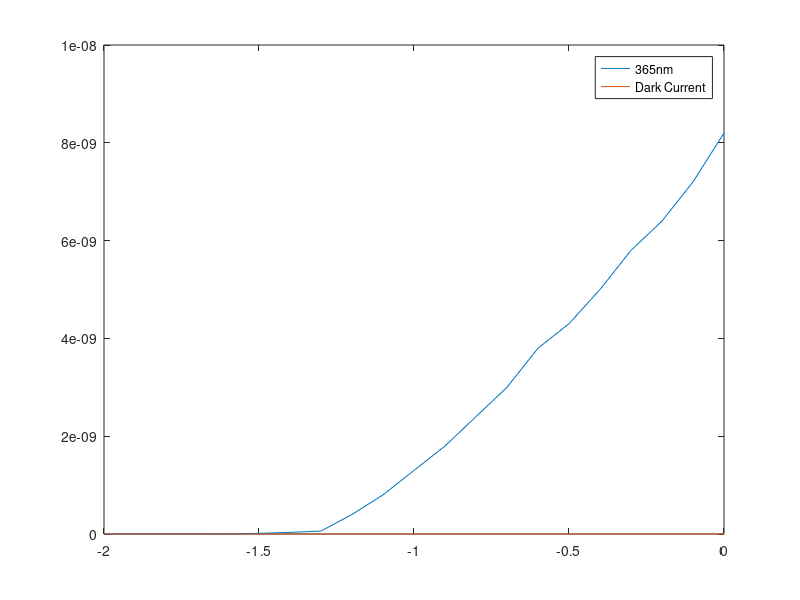
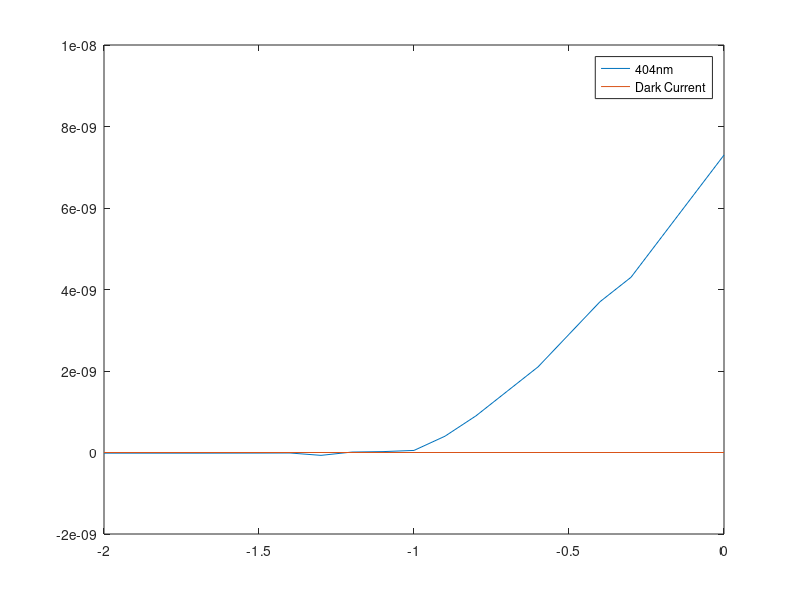
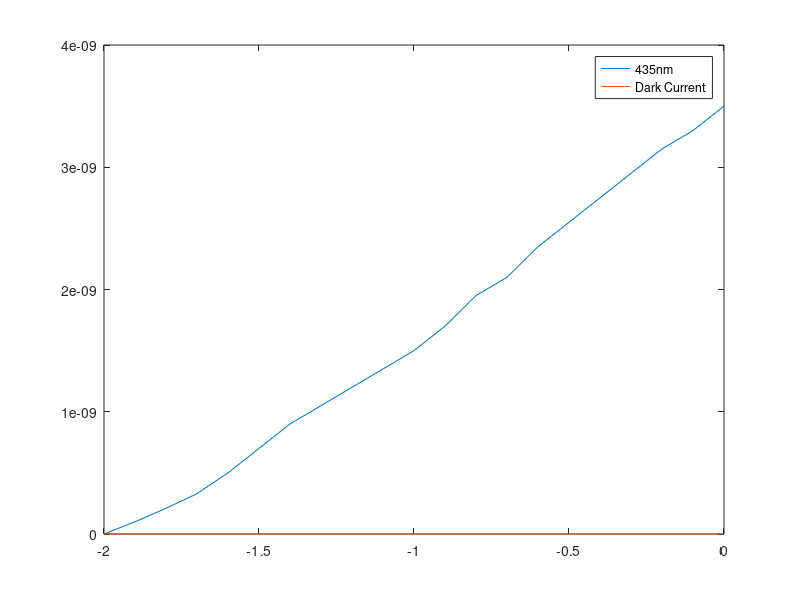
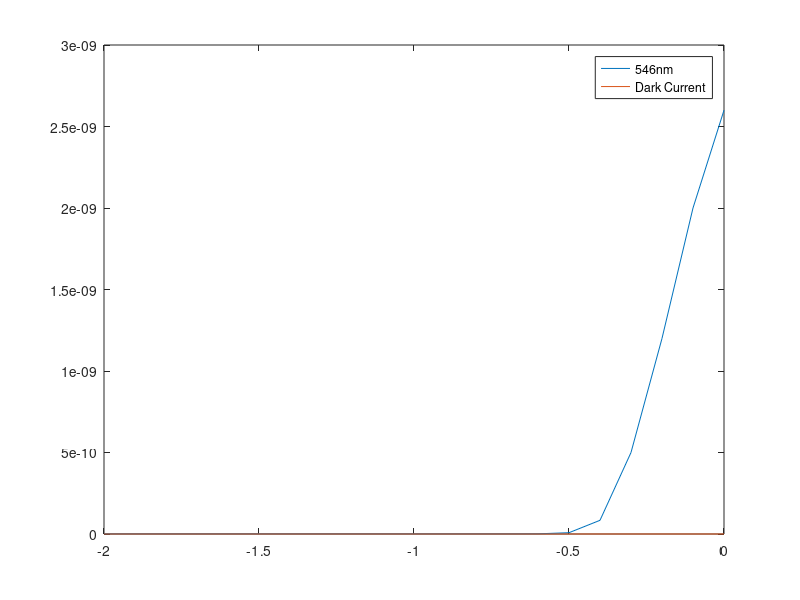

The MATLAB script that drew these images, in order:
clear all; close all;
% Filters
Voltage = [0,-.1,-.2,-.3,-.4,-.5,-.6,-.7,-.8,-.9,-1,-1.1,-1.2,-1.3,-1.4,-1.5,-1.6,-1.7,-1.8,-1.9,-2];
DarkCurrent = [0,0,0,0,0,0,0,0,0,0,0,0,0,0,0,0,0,0,0,0,0];
Current577 = [49,33,20,10,2,0,0,0,0,0,0,0,0,0,0,0,0,0,0,0,0].*10^-11;
Current435 = [35,33,31.5,29.5,27.5,25.5,23.5,21,19.5,17,15,13.5,12,10.5,9,7,5,3.3,2.1,1,0]*10^-10;
Current365 = [82,72,64,58,50,43,38,30,24,18,13,8,4,.6,.33,.13,.06,0,0,0,0]*10^-10;
Current546 = [26,20,12,5,.84,.08,.012,.008,.008,.008,.008,.008,.008,.008,.008,.008,.008,.008,.008,.008,.008]*10^-10;
Current404 = [73,63,53,43,37,29,21,15,9,4,.51,.22,.11,-.7,-.12,-.14,-.15,-.16,-.16,-.16,-.16]*10^-10;

figure(1)
plot(Voltage,Current365)
hold on
plot(Voltage,DarkCurrent)
legend('365nm','Dark Current')

figure(2)
plot(Voltage,Current404)
hold on
plot(Voltage,DarkCurrent)
legend('404nm','Dark Current')

figure(3)
plot(Voltage,Current435)
hold on
plot(Voltage,DarkCurrent)
legend('435nm','Dark Current')

figure(4)
plot(Voltage,Current546)
hold on
plot(Voltage,DarkCurrent)
legend('546nm','Dark Current')

figure(5)
plot(Voltage,Current577)
hold on
plot(Voltage,DarkCurrent)
legend('577nm','Dark Current')

figure(6)
plot(Voltage,Current365)
hold on
plot(Voltage,Current404)
plot(Voltage,Current435)
plot(Voltage,Current546)
plot(Voltage,Current577)
legend('365nm','404nm','435nm','546nm','577nm','location','northwest')
